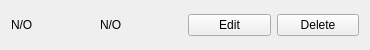
<?xml version="1.0" encoding="UTF-8"?>
<ui version="4.0">
 <class>createClasseTableRowWidget</class>
 <widget class="QWidget" name="createClasseTableRowWidget">
  <property name="geometry">
   <rect>
    <x>0</x>
    <y>0</y>
    <width>370</width>
    <height>50</height>
   </rect>
  </property>
  <property name="sizePolicy">
   <sizepolicy hsizetype="Expanding" vsizetype="Fixed">
    <horstretch>0</horstretch>
    <verstretch>0</verstretch>
   </sizepolicy>
  </property>
  <property name="minimumSize">
   <size>
    <width>0</width>
    <height>50</height>
   </size>
  </property>
  <property name="maximumSize">
   <size>
    <width>16777215</width>
    <height>50</height>
   </size>
  </property>
  <property name="windowTitle">
   <string/>
  </property>
  <layout class="QGridLayout" name="gridLayout">
   <item row="0" column="2">
    <widget class="QPushButton" name="editButton">
     <property name="text">
      <string>Edit</string>
     </property>
     <property name="icon">
      <iconset resource="Resources/icons/skyblue/skyblue.qrc">
       <normaloff>:/skyblue_icons/edit.svg</normaloff>:/skyblue_icons/edit.svg</iconset>
     </property>
    </widget>
   </item>
   <item row="0" column="1">
    <widget class="QLabel" name="classNameLabel">
     <property name="text">
      <string>N/O</string>
     </property>
    </widget>
   </item>
   <item row="0" column="0">
    <widget class="QLabel" name="classNumberLabel">
     <property name="text">
      <string>N/O</string>
     </property>
    </widget>
   </item>
   <item row="0" column="3">
    <widget class="QPushButton" name="deleteButton">
     <property name="text">
      <string>Delete</string>
     </property>
     <property name="icon">
      <iconset resource="Resources/icons/skyblue/skyblue.qrc">
       <normaloff>:/skyblue_icons/trash.svg</normaloff>:/skyblue_icons/trash.svg</iconset>
     </property>
    </widget>
   </item>
  </layout>
 </widget>
 <resources>
  <include location="Resources/images.qrc"/>
  <include location="Resources/icons/grey/grey.qrc"/>
  <include location="Resources/icons/skyblue/skyblue.qrc"/>
  <include location="Resources/icons/wiht/wiht.qrc"/>
 </resources>
 <connections/>
</ui>
